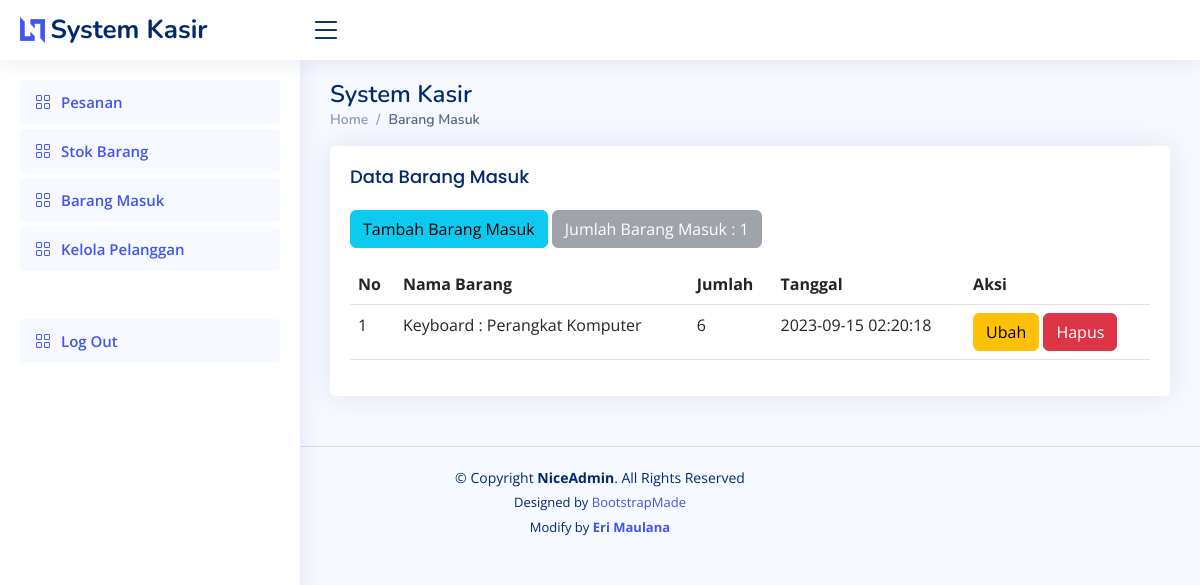
The app's page /masuk.php (signed in), older data.
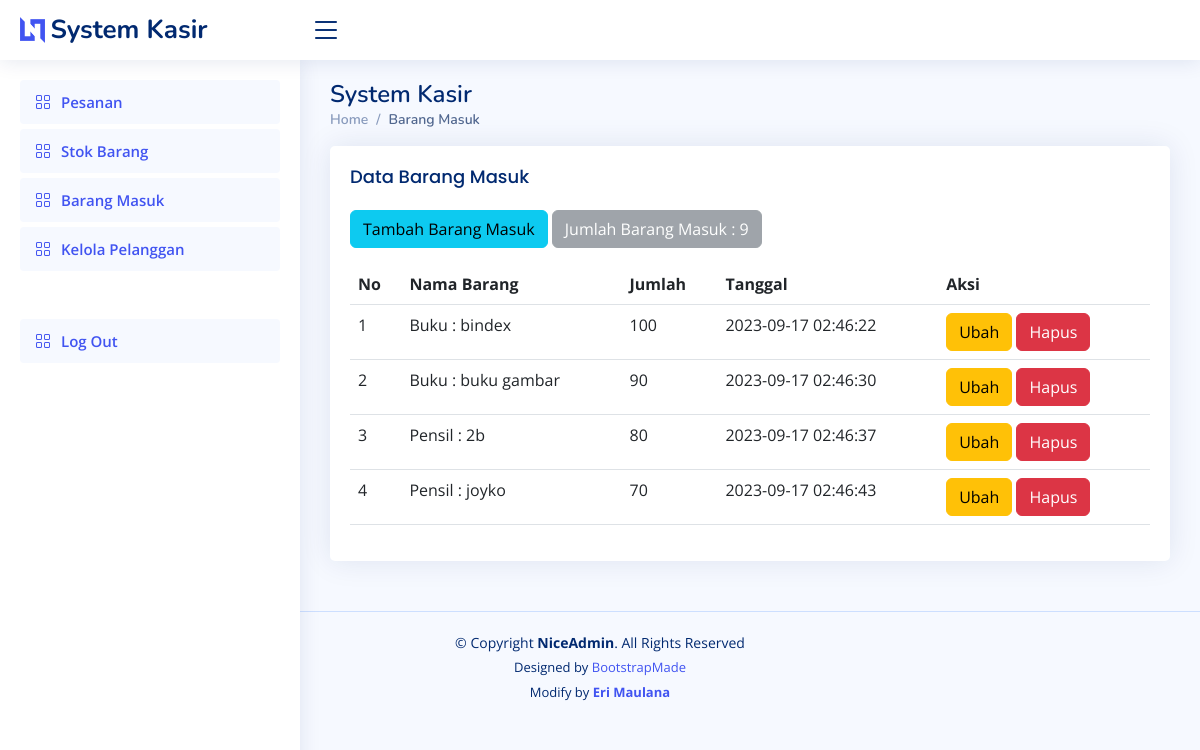
The same page, newer data.
### tables this page shows
CREATE TABLE `masuk` (
  `idmasuk` int(11) NOT NULL,
  `idproduk` int(11) NOT NULL,
  `qty` int(11) NOT NULL,
  `tanggalmasuk` timestamp NOT NULL DEFAULT current_timestamp()
);

CREATE TABLE `produk` (
  `idproduk` int(11) NOT NULL,
  `namabarang` varchar(35) NOT NULL,
  `deskripsi` varchar(50) NOT NULL,
  `harga` int(11) NOT NULL,
  `stock` int(11) NOT NULL
);

### masuk.php (the view, shortened to what the changed rows need)
<?php
require 'ceklogin.php';
$ambildatamasuk = mysqli_query($c, "SELECT * FROM masuk");
$jumlahmasuk = mysqli_num_rows($ambildatamasuk);
?>
<!DOCTYPE html>
<html lang="en">
<head>
   <link href="assets/vendor/bootstrap/css/bootstrap.min.css" rel="stylesheet">
   <link href="assets/vendor/bootstrap-icons/bootstrap-icons.css" rel="stylesheet">
   <link href="assets/vendor/boxicons/css/boxicons.min.css" rel="stylesheet">
   <link href="assets/vendor/quill/quill.snow.css" rel="stylesheet">
   <link href="assets/vendor/quill/quill.bubble.css" rel="stylesheet">
   <link href="assets/vendor/remixicon/remixicon.css" rel="stylesheet">
   <link href="assets/vendor/simple-datatables/style.css" rel="stylesheet">
   <link href="assets/css/style.css" rel="stylesheet">
</head>
<body>
   <main id="main" class="main">
      <div class="pagetitle">
         <h1>System Kasir</h1>
      </div>
      <section class="section">
         <div class="row">
            <div class="col-lg-12">
               <div class="card">
                  <div class="card-body">
                     <h5 class="card-title">Data Barang Masuk</h5>
                     <button type="button" class="btn btn-info mb-3" data-bs-toggle="modal" data-bs-target="#exampleModal">
                        Tambah Barang Masuk
                     </button>
                     <button disabled="disabled" class="btn btn-secondary mb-3">Jumlah Barang Masuk :
                        <?= $jumlahmasuk; ?>
                     </button>
                     <table class="table datatable">
                        <thead>
                           <tr>
                              <th scope="col">No</th>
                              <th scope="col">Nama Barang</th>
                              <th scope="col">Jumlah</th>
                              <th scope="col">Tanggal</th>
                              <th scope="col">Aksi</th>
                           </tr>
                        </thead>
                        <tbody>
                           <?php
                           $i = 1;
                           $ambildata = mysqli_query($c, "SELECT * FROM masuk m, produk p WHERE m.idproduk = p.idproduk");
                           while ($baris = mysqli_fetch_array($ambildata)) {
                              $idmasuk = $baris['idmasuk'];
                              $namabarang = $baris['namabarang'];
                              $deskripsi = $baris['deskripsi'];
                              $qty = $baris['qty'];
                              $tanggal = $baris['tanggalmasuk'];
                           ?>
                              <tr>
                                 <td><?= $i; ?></td>
                                 <td><?= $namabarang; ?> : <?= $deskripsi; ?></td>
                                 <td><?= $qty; ?></td>
                                 <td><?= $tanggal; ?></td>
                                 <td>
                                    <button type="button" class="btn btn-warning" data-bs-toggle="modal" data-bs-target="#exampleModal1<?= $idmasuk; ?>">
                                       Ubah
                                    </button>
                                    <button type="button" class="btn btn-danger" data-bs-toggle="modal" data-bs-target="#exampleModal2<?= $idmasuk; ?>">
                                       Hapus
                                    </button>
                                 </td>
                              </tr>
                           <?php
                              $i++;
                           }
                           ?>
                        </tbody>
                     </table>
                  </div>
               </div>
            </div>
         </div>
      </section>
   </main>
</body>
</html>

Row changes from the older to the newer data that the page shows:
no longer on this page (row unchanged): masuk: idproduk.namabarang "Keyboard", idproduk.deskripsi "Perangkat Komputer", qty "6", tanggalmasuk "2023-09-15 02:20:18"
added masuk: idproduk.namabarang "Buku", idproduk.deskripsi "bindex", qty "100", tanggalmasuk "2023-09-17 02:46:22"
added masuk: idproduk.namabarang "Buku", idproduk.deskripsi "buku gambar", qty "90", tanggalmasuk "2023-09-17 02:46:30"
added masuk: idproduk.namabarang "Pensil", idproduk.deskripsi "2b", qty "80", tanggalmasuk "2023-09-17 02:46:37"
added masuk: idproduk.namabarang "Pensil", idproduk.deskripsi "joyko", qty "70", tanggalmasuk "2023-09-17 02:46:43"
Text that changed along with them:
$jumlahmasuk: "1" → "9"
